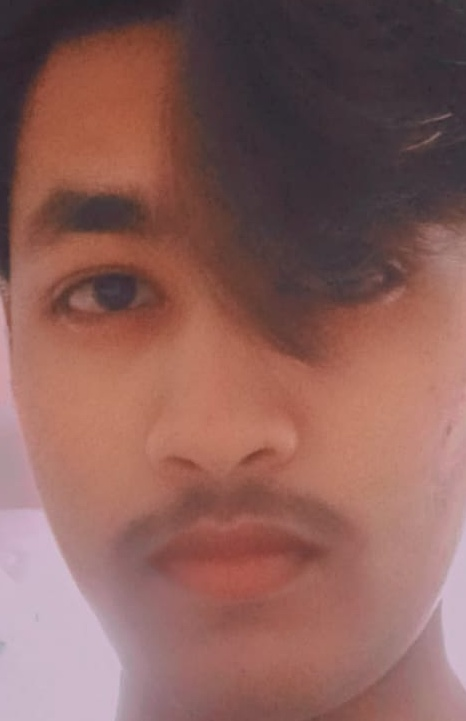
#> input picture face_0.jpg, 466 x 721 px
$ python -i hashing.py   (imports and definitions only)
#> lines starting #> are read from the running program, lines starting #| are printed output that depends on the picture
import io
import logging
from dataclasses import dataclass

import httpx
import imagehash
import numpy as np
from PIL import Image, UnidentifiedImageError

logger = logging.getLogger(__name__)


@dataclass(frozen=True)
class PhashCandidate:
    hash_kind: str
    phash: str


def compute_phash(image_array: np.ndarray) -> str:
    return compute_phash_from_image(Image.fromarray(image_array.astype("uint8"), mode="RGB"))


def compute_phash_from_image(image: Image.Image) -> str:
    return str(imagehash.phash(image.convert("RGB")))


# [38 lines left out: functions image_array_from_bytes, compute_phash_from_bytes, compute_phash_from_url, read_image_bytes_from_url, not called in this run]


def compute_phash_candidates(image_array: np.ndarray) -> list[PhashCandidate]:
    """Return whole-image and center-crop hashes for screenshot/crop-tolerant matching."""
    image = Image.fromarray(image_array.astype("uint8"), mode="RGB").convert("RGB")
    crop_specs = [
        ("full", 1.0, 1.0),
        ("center_92", 0.92, 0.92),
        ("center_84", 0.84, 0.84),
        ("center_76", 0.76, 0.76),
        ("center_68", 0.68, 0.68),
        ("center_wide_90x70", 0.90, 0.70),
        ("center_tall_70x90", 0.70, 0.90),
    ]

    candidates: list[PhashCandidate] = []
    seen: set[str] = set()
    for hash_kind, width_ratio, height_ratio in crop_specs:
        crop = _center_crop(image, width_ratio, height_ratio)
        phash = compute_phash_from_image(crop)
        if phash not in seen:
            candidates.append(PhashCandidate(hash_kind=hash_kind, phash=phash))
            seen.add(phash)
    return candidates


# [7 lines left out: function _center_crop, not called in this run]

>>> import cv2
>>> picture = cv2.imread('../face_0.jpg', cv2.IMREAD_GRAYSCALE)
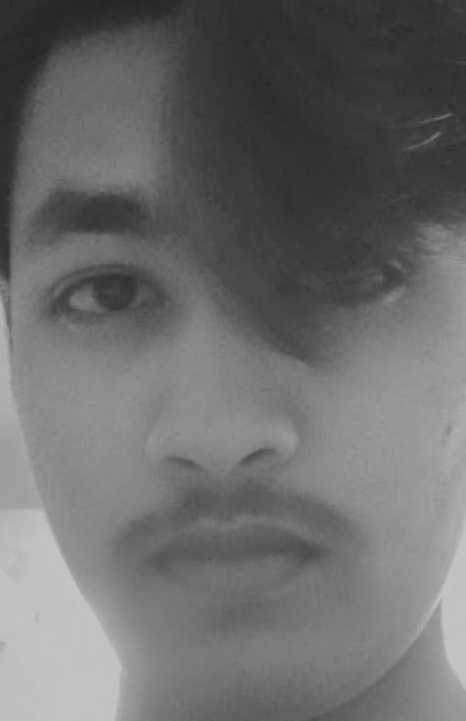
#> picture: shape (721, 466); min 36, max 199, mean 108
#> (the run stopped early here; a loop or call above may not have finished)
